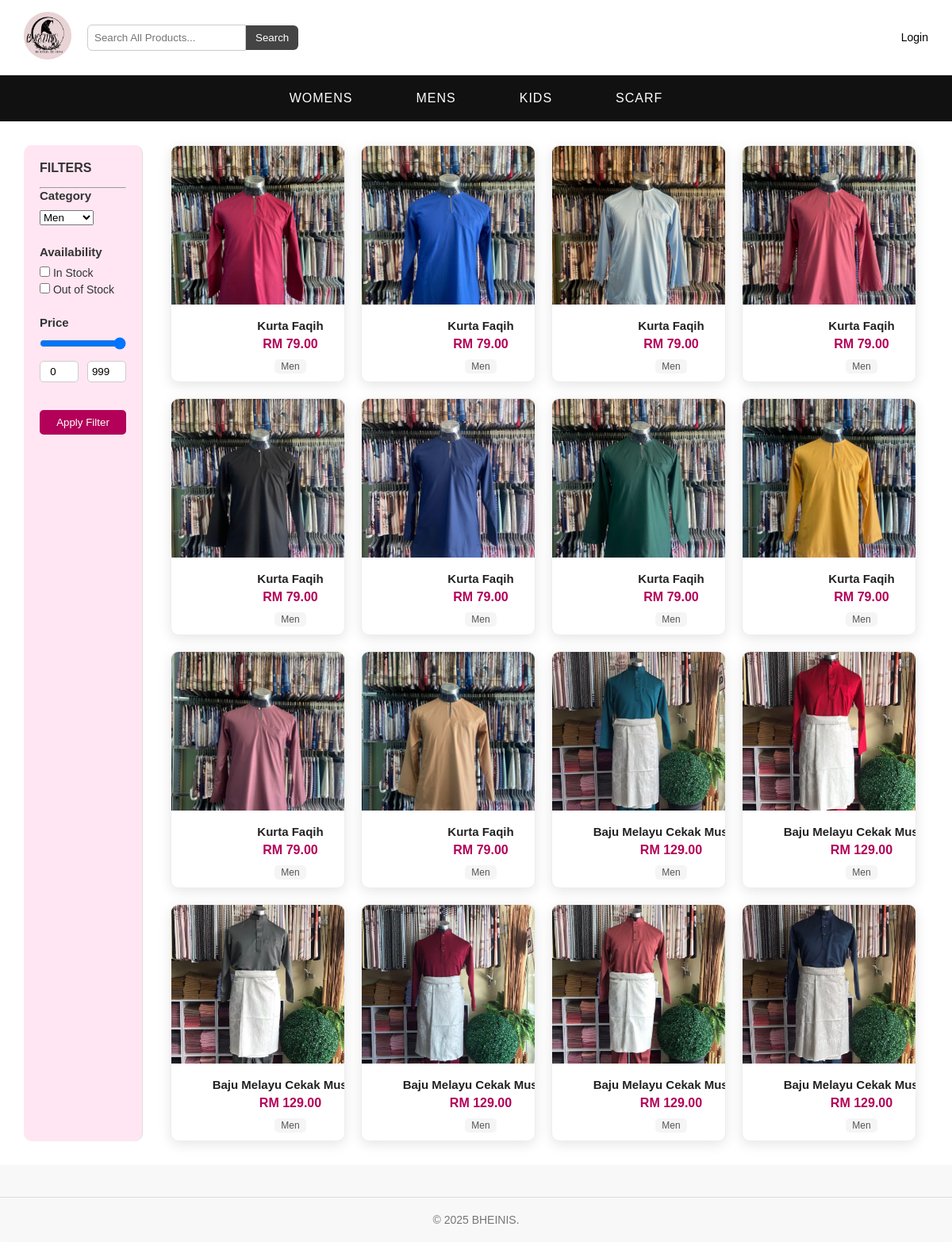
Screenshot of /bheinis-customers/all_products.php?category_filter=Men with the database file from the repository.
### tables this page shows
CREATE TABLE `products` (
  `id` int(11) NOT NULL,
  `name` varchar(255) NOT NULL,
  `description` text DEFAULT NULL,
  `price` decimal(10,2) NOT NULL,
  `stock` int(11) DEFAULT NULL,
  `image` varchar(255) DEFAULT NULL,
  `category_id` int(11) DEFAULT NULL,
  `colors` varchar(255) DEFAULT NULL,
  `created_at` timestamp NOT NULL DEFAULT current_timestamp()
);

CREATE TABLE `category` (
  `category_id` int(11) NOT NULL,
  `category_name` varchar(100) NOT NULL,
  `created_at` timestamp NOT NULL DEFAULT current_timestamp()
);

### bheinis-customers/all_products.php (the view, shortened to what this page needs)
<?php
include '../db.php';
$categoryFilter = isset($_GET['category_filter']) ? $_GET['category_filter'] : 'all';
$minPrice = isset($_GET['min_price']) ? floatval($_GET['min_price']) : 0;
$maxPrice = isset($_GET['max_price']) ? floatval($_GET['max_price']) : 9999;
$availability = isset($_GET['availability']) ? $_GET['availability'] : [];
$where = "WHERE 1";
if ($categoryFilter !== 'all') {
    $categoryFilterEscaped = $conn->real_escape_string($categoryFilter);
    $where .= " AND LOWER(c.category_name) = LOWER('$categoryFilterEscaped')";
}
$where .= " AND p.price BETWEEN $minPrice AND $maxPrice";
$sql = "SELECT p.*, c.category_name
        FROM products p
        JOIN category c ON p.category_id = c.category_id
        $where
        ORDER BY p.id DESC";
$result = $conn->query($sql);
?>
<!DOCTYPE html>
<html lang="en">
<head>
  <link rel="stylesheet" href="assets2/style2.css" />
</head>
<body>
<div class="top-header">
  <div class="logo-search-container">
    <a href="home.php" class="logo-link">
      <img src="assets2/logo.png" alt="BHEINIS Logo" class="logo-img">
    </a>
    <form action="search.php" method="GET" class="search-form">
      <input type="text" name="q" placeholder="Search All Products..." required />
      <button type="submit">Search</button>
    </form>
  </div>
  <div class="right">
    <?php if (isset($_SESSION['user_id'])): ?>
      <a href="logout.php">Logout</a>
      <a href="account.php">Account</a>
      <a href="my_orders.php">My Orders</a>
      <a href="cart.php">Cart</a>
    <?php else: ?>
      <a href="login.php">Login</a>
    <?php endif; ?>
  </div>
</div>
<nav class="main-nav">
  <a href="women.php">WOMENS</a>
  <a href="men.php">MENS</a>
  <a href="kids.php">KIDS</a>
  <a href="scarf.php">SCARF</a>
</nav>
<div class="content-container">
  <form method="GET" class="filter-section">
    <div class="filters-title">FILTERS</div>
    <hr>
    <div class="filter-group">
      <h4>Category</h4>
      <select name="category_filter">
        <option value="Men" <?= ($categoryFilter === 'Men') ? 'selected' : '' ?>>Men</option>
      </select>
    </div>
    <div class="filter-group">
      <h4>Availability</h4>
      <label><input type="checkbox" name="availability[]" value="in_stock" <?php if(in_array("in_stock", $availability)) echo 'checked'; ?>> In Stock</label>
      <label><input type="checkbox" name="availability[]" value="out_of_stock" <?php if(in_array("out_of_stock", $availability)) echo 'checked'; ?>> Out of Stock</label>
    </div>
    <div class="filter-group">
      <h4>Price</h4>
      <input type="range" min="0" max="500" value="<?php echo $maxPrice; ?>" class="range-slider" id="priceRange" name="max_price" oninput="updatePrice()">
      <div class="price-inputs">
        <input type="number" name="min_price" id="minPrice" value="<?php echo $minPrice; ?>" min="0" max="500">
        <input type="number" name="max_price" id="maxPrice" value="<?php echo $maxPrice; ?>" min="0" max="500">
      </div>
    </div>
    <button type="submit" class="filter-btn">Apply Filter</button>
  </form>
  <div class="products-grid">
    <?php
    if ($result && $result->num_rows > 0) {
      while ($product = $result->fetch_assoc()) {
        $image = !empty($product['image']) ? "../uploads/" . htmlspecialchars($product['image']) : "assets2/no-image.png";
        echo '<a href="product_detail.php?id=' . $product['id'] . '" class="product-card">';
        echo '<img src="' . $image . '" alt="' . htmlspecialchars($product['name']) . '" />';
        echo '<div class="product-info">';
        echo '<h3>' . htmlspecialchars($product['name']) . '</h3>';
        echo '<p>RM ' . number_format($product['price'], 2) . '</p>';
        echo '<span class="category-tag">' . htmlspecialchars($product['category_name']) . '</span>';
        echo '</div></a>';
      }
    } else {
      echo '<p class="no-products-msg">No products found.</p>';
    }
    ?>
  </div>
</div>
<footer class="footer">
  <div class="footer-bottom">
    <p>&copy; 2025 BHEINIS.</p>
  </div>
</footer>
</body>
</html>

### bheinis-customers/assets2/style2.css (style rules this page uses)
* { margin: 0; padding: 0; box-sizing: border-box; }
body { font-family: Arial, sans-serif; background: #f4f4f4; color: #333; }
.top-header { display: flex; justify-content: space-between; align-items: center; background: #fff; padding: 15px 30px; box-shadow: 0 2px 4px rgba(0,0,0,0.1); flex-wrap: wrap; }
.top-header .right a { margin-left: 15px; text-decoration: none; color: #000; font-weight: 500; transition: color 0.3s ease; }
.main-nav { background: #222; text-align: center; padding: 10px 0; }
.main-nav a { color: #fff; margin: 0 20px; text-decoration: none; font-weight: bold; transition: color 0.2s; }
.products-grid { display: grid; grid-template-columns: repeat(auto-fit, minmax(240px, 1fr)); gap: 30px; max-width: 1200px; margin: 0 auto; padding: 0 15px; }
.product-card { background: #fff; border-radius: 12px; box-shadow: 0 4px 16px rgba(0,0,0,0.1); overflow: hidden; transition: all 0.3s ease; text-decoration: none; color: inherit; display: flex; flex-direction: column; }
.product-card img { width: 100%; height: 200px; object-fit: cover; display: block; }
.product-card h3 { font-weight: 700; color: #222; margin: 15px 10px 8px; font-size: 18px; flex-grow: 1; }
.product-card p { color: #ff4081; font-weight: 700; font-size: 1.1rem; margin: 0 10px 15px; }
.footer { background: #222; color: #fff; padding: 20px; text-align: center; font-size: 14px; margin-top: 40px; border-radius: 0 0 12px 12px; }
body { margin: 0; padding: 0; font-family: 'Montserrat', sans-serif; background-color: #fff; color: #333; }
a { text-decoration: none; color: inherit; }
.top-header { display: flex; justify-content: space-between; align-items: center; padding: 15px 30px; background-color: #f8f8f8; border-bottom: 1px solid #ddd; }
.top-header input[type="text"] { padding: 6px 10px; border: 1px solid #ccc; border-radius: 4px 0 0 4px; width: 200px; }
.top-header button { padding: 6px 12px; border: none; background-color: #111; color: white; border-radius: 0 4px 4px 0; cursor: pointer; }
.top-header .right a { margin-left: 20px; font-size: 14px; }
.main-nav { display: flex; justify-content: center; background-color: #111; padding: 10px 0; }
.main-nav a { color: white; padding: 10px 20px; font-weight: 500; letter-spacing: 1px; transition: background 0.3s; }
.footer { background-color: #f8f8f8; padding: 20px 30px; text-align: center; border-top: 1px solid #ddd; }
.footer-bottom p { margin: 0; font-size: 14px; color: #777; }
.product-info { flex: 1; min-width: 300px; }
body { font-family: Arial, sans-serif; background-color: white; margin: 0; padding: 0; }
body { margin: 0; font-family: 'Montserrat', sans-serif; background-color: #f8f8f8; }
.top-header { display: flex; justify-content: space-between; align-items: center; padding: 15px 30px; background-color: #fff; box-shadow: 0 2px 8px rgba(0,0,0,0.05); flex-wrap: wrap; }
.logo-search-container { display: flex; align-items: center; gap: 20px; }
.logo-img { height: 60px; object-fit: contain; }
.search-form { display: flex; align-items: center; }
.search-form input[type="text"] { padding: 8px; border-radius: 6px 0 0 6px; border: 1px solid #ccc; width: 200px; }
.search-form button { padding: 8px 12px; border: none; background-color: #444; color: white; border-radius: 0 6px 6px 0; cursor: pointer; transition: background 0.3s; }
.right a { margin-left: 15px; text-decoration: none; color: #007bff; font-weight: 500; }
.product-info p { font-size: 16px; margin: 6px 0; color: #444; }

### rows the page displays
products: image (picture), name "Kurta Faqih", price "79.00", category.category_name "Men"
products: image (picture), name "Kurta Faqih", price "79.00", category.category_name "Men"
products: image (picture), name "Kurta Faqih", price "79.00", category.category_name "Men"
products: image (picture), name "Kurta Faqih", price "79.00", category.category_name "Men"
products: image (picture), name "Kurta Faqih", price "79.00", category.category_name "Men"
products: image (picture), name "Kurta Faqih", price "79.00", category.category_name "Men"
products: image (picture), name "Kurta Faqih", price "79.00", category.category_name "Men"
products: image (picture), name "Kurta Faqih", price "79.00", category.category_name "Men"
products: image (picture), name "Kurta Faqih", price "79.00", category.category_name "Men"
products: image (picture), name "Kurta Faqih", price "79.00", category.category_name "Men"
products: image (picture), name "Baju Melayu Cekak…", price "129.00", category.category_name "Men"
products: image (picture), name "Baju Melayu Cekak…", price "129.00", category.category_name "Men"
products: image (picture), name "Baju Melayu Cekak…", price "129.00", category.category_name "Men"
products: image (picture), name "Baju Melayu Cekak…", price "129.00", category.category_name "Men"
products: image (picture), name "Baju Melayu Cekak…", price "129.00", category.category_name "Men"
products: image (picture), name "Baju Melayu Cekak…", price "129.00", category.category_name "Men"
